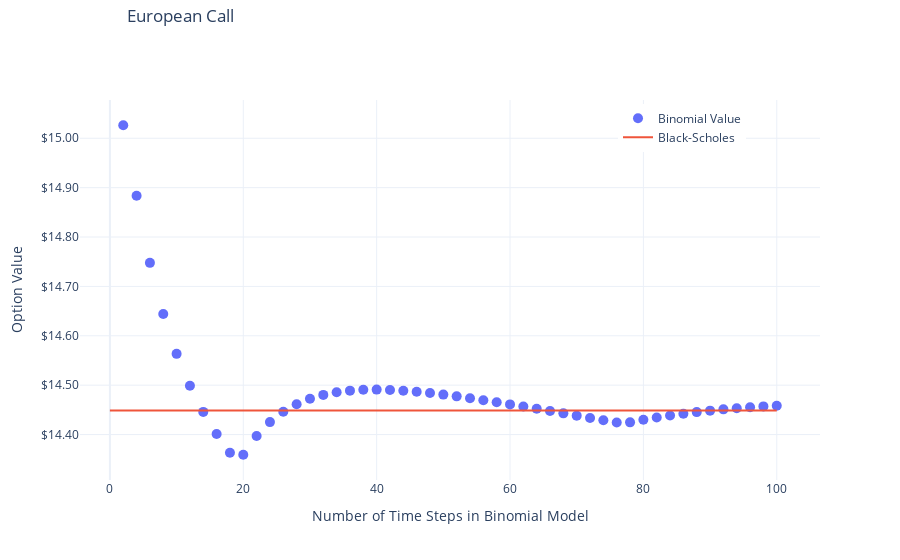

Write notebook code for a chart like this one.
### Markdown cell above
# FIGURE: EUROPEAN CALL

### Code cell
fig = go.Figure()
fig.add_trace(
    go.Scatter(
        x=a, 
        y=call, 
        mode="markers",
        marker=dict(size=10),
        name="Binomial Value",
        hovertemplate="Binomial value = $%{y:0.2f}<extra></extra>")
    )
fig.add_trace(
    go.Scatter(
        x = np.linspace(0, 2*maxN, 100),
        y= [call_bs] * 100,
        name = "Black-Scholes",
        hovertemplate="Black-Scholes value = $%{y:0.2f}<extra></extra>"
    )
)
fig.update_layout(
    xaxis_title = "Number of Time Steps in Binomial Model",
    yaxis_title = "Option Value",
    yaxis_tickprefix="$", 
    yaxis_tickformat=",.2f",
    template="plotly_white",    
    title={
        "text": "European Call",
        "y": 0.96,
        "x": 0.2,
        "xanchor": "center",
        "yanchor": "bottom",
    },
    legend=dict(
        yanchor="top",
        y=0.99, 
        xanchor="right", 
        x=0.90
    )
)
fig.show()

### Figure 1 — Plotly figure (JSON) as saved in the notebook; plotly's stock layout.template omitted (floating-point values rounded to 4 significant figures)
{"data": [{"hovertemplate": "Binomial value = $%{y:0.2f}<extra></extra>", "marker": {"size": 10}, "mode": "markers", "name": "Binomial Value", "type": "scatter", "x": [2, 4, 6, 8, 10, 12, 14, 16, 18, 20, 22, 24, 26, 28, 30, 32, 34, 36, 38, 40, 42, 44, 46, 48, 50, 52, 54, 56, 58, 60, 62, 64, 66, 68, 70, 72, 74, 76, 78, 80, 82, 84, 86, 88, 90, 92, 94, 96, 98, 100], "y": [15.03, 14.88, 14.75, 14.64, 14.56, 14.5, 14.45, 14.4, 14.36, 14.36, 14.4, 14.43, 14.45, 14.46, 14.47, 14.48, 14.49, 14.49, 14.49, 14.49, 14.49, 14.49, 14.49, 14.48, 14.48, 14.48, 14.47, 14.47, 14.47, 14.46, 14.46, 14.45, 14.45, 14.44, 14.44, 14.43, 14.43, 14.42, 14.42, 14.43, 14.43, 14.44, 14.44, 14.45, 14.45, 14.45, 14.45, 14.46, 14.46, 14.46]}, {"hovertemplate": "Black-Scholes value = $%{y:0.2f}<extra></extra>", "name": "Black-Scholes", "type": "scatter", "x": [0, 1.01, 2.02, 3.03, 4.04, 5.051, 6.061, 7.071, 8.081, 9.091, 10.1, 11.11, 12.12, 13.13, 14.14, 15.15, 16.16, 17.17, 18.18, 19.19, 20.2, 21.21, 22.22, 23.23, 24.24, 25.25, 26.26, 27.27, 28.28, 29.29, 30.3, 31.31, 32.32, 33.33, 34.34, 35.35, 36.36, 37.37, 38.38, 39.39, 40.4, 41.41, 42.42, 43.43, 44.44, 45.45, 46.46, 47.47, 48.48, 49.49, 50.51, 51.52, 52.53, 53.54, 54.55, 55.56, 56.57, 57.58, 58.59, 59.6, 60.61, 61.62, 62.63, 63.64, 64.65, 65.66, 66.67, 67.68, 68.69, 69.7, 70.71, 71.72, 72.73, 73.74, 74.75, 75.76, 76.77, 77.78, 78.79, 79.8, 80.81, 81.82, 82.83, 83.84, 84.85, 85.86, 86.87, 87.88, 88.89, 89.9, 90.91, 91.92, 92.93, 93.94, 94.95, 95.96, 96.97, 97.98, 98.99, 100], "y": [14.45, 14.45, 14.45, 14.45, 14.45, 14.45, 14.45, 14.45, 14.45, 14.45, 14.45, 14.45, 14.45, 14.45, 14.45, 14.45, 14.45, 14.45, 14.45, 14.45, 14.45, 14.45, 14.45, 14.45, 14.45, 14.45, 14.45, 14.45, 14.45, 14.45, 14.45, 14.45, 14.45, 14.45, 14.45, 14.45, 14.45, 14.45, 14.45, 14.45, 14.45, 14.45, 14.45, 14.45, 14.45, 14.45, 14.45, 14.45, 14.45, 14.45, 14.45, 14.45, 14.45, 14.45, 14.45, 14.45, 14.45, 14.45, 14.45, 14.45, 14.45, 14.45, 14.45, 14.45, 14.45, 14.45, 14.45, 14.45, 14.45, 14.45, 14.45, 14.45, 14.45, 14.45, 14.45, 14.45, 14.45, 14.45, 14.45, 14.45, 14.45, 14.45, 14.45, 14.45, 14.45, 14.45, 14.45, 14.45, 14.45, 14.45, 14.45, 14.45, 14.45, 14.45, 14.45, 14.45, 14.45, 14.45, 14.45, 14.45]}], "layout": {"legend": {"x": 0.9, "xanchor": "right", "y": 0.99, "yanchor": "top"}, "title": {"text": "European Call", "x": 0.2, "xanchor": "center", "y": 0.96, "yanchor": "bottom"}, "xaxis": {"title": {"text": "Number of Time Steps in Binomial Model"}}, "yaxis": {"tickformat": ",.2f", "tickprefix": "$", "title": {"text": "Option Value"}}}}
